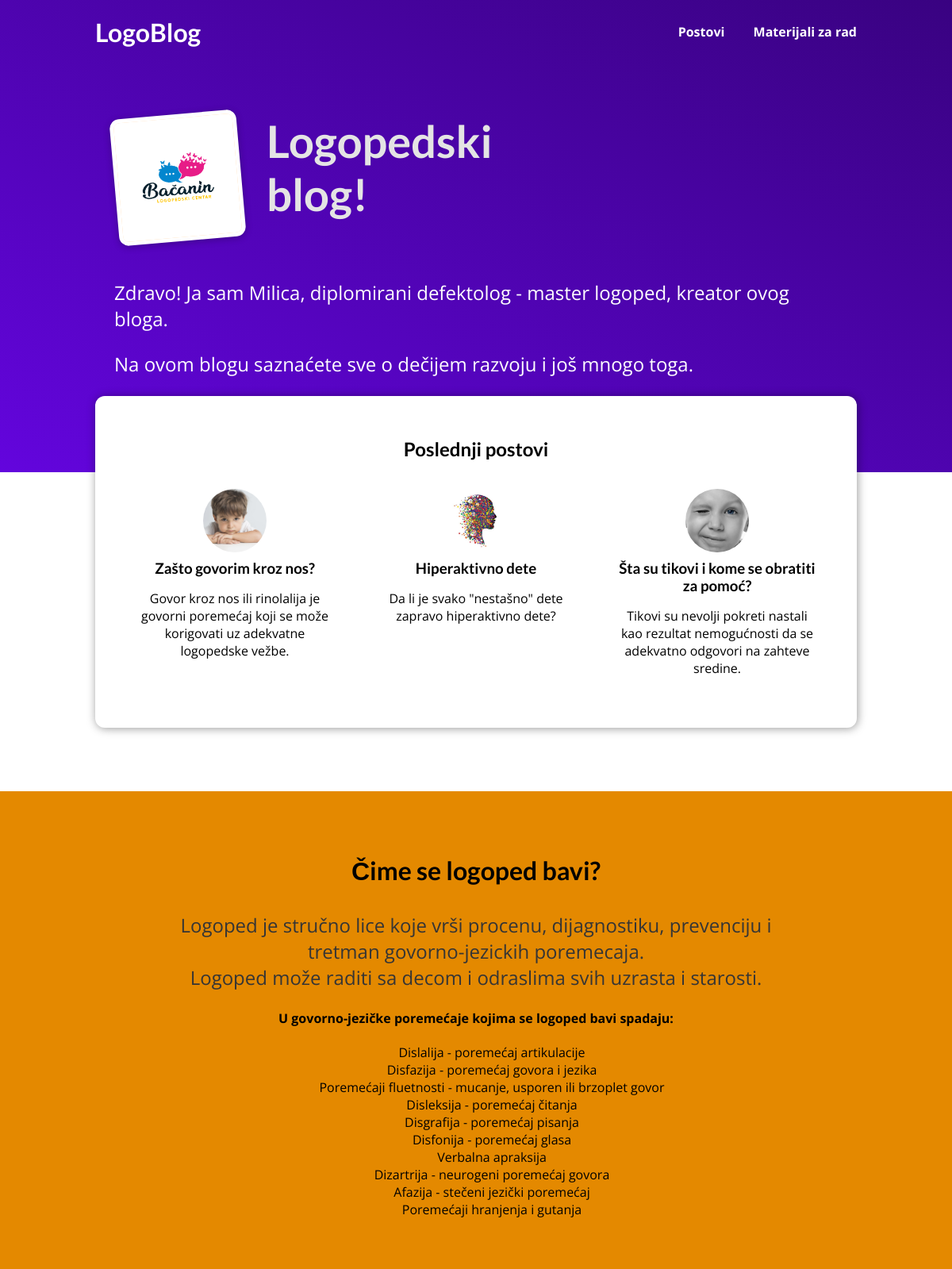
The page / on the database its author committed.
### blog/models.py (models this page shows, shortened)
class Post(models.Model):
    slug = models.CharField(max_length=50)
    title = models.CharField(max_length=150)
    image = models.CharField(max_length=50)
    author = models.ForeignKey(Author, on_delete=models.CASCADE)
    date = models.DateField(auto_now=True)
    slug = models.SlugField(unique=True)
    excerpt = models.CharField(max_length=200)
    content = models.TextField()

### blog/views.py (the view)
# urls.py: path('', views.index, name='index'),
def index(request):
    latest_posts = Post.objects.all().order_by("-date")[:3]
    return render(request, 'blog/index.html', {
        "posts": latest_posts
    })

### blog/templates/blog/index.html (shortened to what this page needs)
{% extends "base.html" %}
{% load static %}
{% block css_files %}
<link rel="stylesheet" href="{% static "blog/index.css" %}">
<link rel="stylesheet" href="{% static "blog/post.css"%}">
{% endblock css_files %}
{% block content %}
<section id="welcome">
  <header>
    <img src="static/blog/images/logo.jpg" alt="logo" />
    <h2>Logopedski blog!</h2>
  </header>
  <p>
    Zdravo! Ja sam Milica, diplomirani defektolog - master logoped, kreator ovog
    bloga.
  </p>
  <p>Na ovom blogu saznaćete sve o dečijem razvoju i još mnogo toga.</p>
</section>
<section id="latest-posts">
  <h2>Poslednji postovi</h2>
  <ul>
    {% for post in posts %}
    <li>{% include "blog/includes/post.html" %}</li>
    {% endfor %}
  </ul>
</section>
<section id="about">
  <h3>Čime se logoped bavi?</h3>
  <p>
    Logoped je stručno lice koje vrši procenu, dijagnostiku, prevenciju i
    tretman govorno-jezickih poremecaja.
    <br />Logoped može raditi sa decom i odraslima svih uzrasta i starosti.
  </p>
  <h4>U govorno-jezičke poremećaje kojima se logoped bavi spadaju:</h4>
  <ul>
    <li>Dislalija - poremećaj artikulacije</li>
    <li>Disfazija - poremećaj govora i jezika</li>
    <li>Poremećaji fluetnosti - mucanje, usporen ili brzoplet govor</li>
    <li>Disleksija - poremećaj čitanja</li>
    <li>Disgrafija - poremećaj pisanja</li>
    <li>Disfonija - poremećaj glasa</li>
    <li>Verbalna apraksija</li>
    <li>Dizartrija - neurogeni poremećaj govora</li>
    <li>Afazija - stečeni jezički poremećaj</li>
    <li>Poremećaji hranjenja i gutanja</li>
  </ul>
</section>
{% endblock %}

### templates/base.html (shortened to what this page needs)
{% load static %}
<!DOCTYPE html>
<html lang="en">
<head>
    <link rel="stylesheet" href="{% static 'app.css' %}">
    {% block css_files %}{% endblock %}
</head>
<body>
    <header id="main-navigation">
        <h1><a href="{% url "index" %}">LogoBlog</a></h1>
        <nav>
            <a href="{% url 'all_posts' %}">Postovi</a>
            <a href="{% url 'all_posts' %}">Materijali za rad</a>
        </nav>
    </header>
    {% block content %}{% endblock content %}
</body>
</html>

### blog/templates/blog/includes/post.html
{% load static %}
{% block content %}
<article class="post">
    <a href="{% url 'detail' post.slug %}">
     <img src="{% static "blog/images/"|add:post.image %}" alt="{{ post.title }}" />
     <div class="post__content">
         <h3>{{ post.title }}</h3>
         <p>
            {{ post.excerpt }}
        </p>
     </div>
    </a>
</article>
{% endblock content %}

### static/app.css (style rules this page uses)
* { box-sizing: border-box; }
html { font-family: 'Open Sans', 'Lato', sans-serif; }
body { margin: 0; }
h1, h2, h3 { font-family: 'Lato', sans-serif; font-weight: bold; }
#main-navigation { width: 100%; height: 5rem; display: flex; justify-content: space-between; align-items: center; padding: 0 10%; position: absolute; top: 0; left: 0; }
#main-navigation a { text-decoration: none; color: white; font-weight: bold; }
#main-navigation nav a { padding-left: 2rem; }

### blog/static/blog/index.css (style rules this page uses)
#welcome { background: linear-gradient(to right top, #6305dd, #390281); padding: 6rem 12%; }
#welcome header { display: flex; align-items: flex-start; margin: 3rem auto; }
#welcome img { width: 10rem; height: 10rem; object-fit: cover; object-position: top; border: 5px solid white; border-radius: 12px; background-color: #ffe1bf; transform: rotateZ(-5deg); box-shadow: 0 2px 8px rgba(0, 0, 0, 0.25); }
#welcome h2 { font-size: 3.5rem; margin: 0 0 0 2rem; color: #e4e4e4; width: 10rem; }
#welcome p { color: white; font-size: 1.5rem; }
#latest-posts { background-color: white; padding: 2rem; border-radius: 12px; width: 60rem; margin: -6rem auto 2rem auto; box-shadow: 1px 1px 12px rgba(0, 0, 0, 0.4); }
#latest-posts h2 { text-align: center; }
#latest-posts ul { list-style: none; margin: 0; padding: 0; display: flex; gap: 1rem; }
#latest-posts li { flex: 1; }
#about { text-align: center; padding: 3rem; background-color: #e48900; margin-top: 5rem; }
#about h3 { font-size: 2rem; }
#about ul { list-style-type: none; }
#about p { font-size: 1.5rem; color: #353535; margin-left: 10rem; margin-right: 10rem; }

### blog/static/blog/post.css (style rules this page uses)
.post { display: flex; flex-direction: column; align-items: center; text-align: center; }
.post a { text-decoration: none; color: black; transition: all 0.2s ease; padding: 1rem; }
.post img { width: 5rem; height: 5rem; object-fit: cover; border-radius: 50%; }
.post h3 { margin: 0.25rem 0; }

### rows shown on the page
Post: image (picture), title "Zašto govorim kroz nos?", excerpt "Govor kroz nos ili rinolalija je govorni poremećaj koji se može korigovati uz adekvatne logopedske vežbe."
Post: image (picture), title "Hiperaktivno dete", excerpt "Da li je svako \"nestašno\" dete zapravo hiperaktivno dete?"
Post: image (picture), title "Šta su tikovi i kome se obratiti za pomoć?", excerpt "Tikovi su nevolji pokreti nastali kao rezultat nemogućnosti da se adekvatno odgovori na zahteve sredine."
